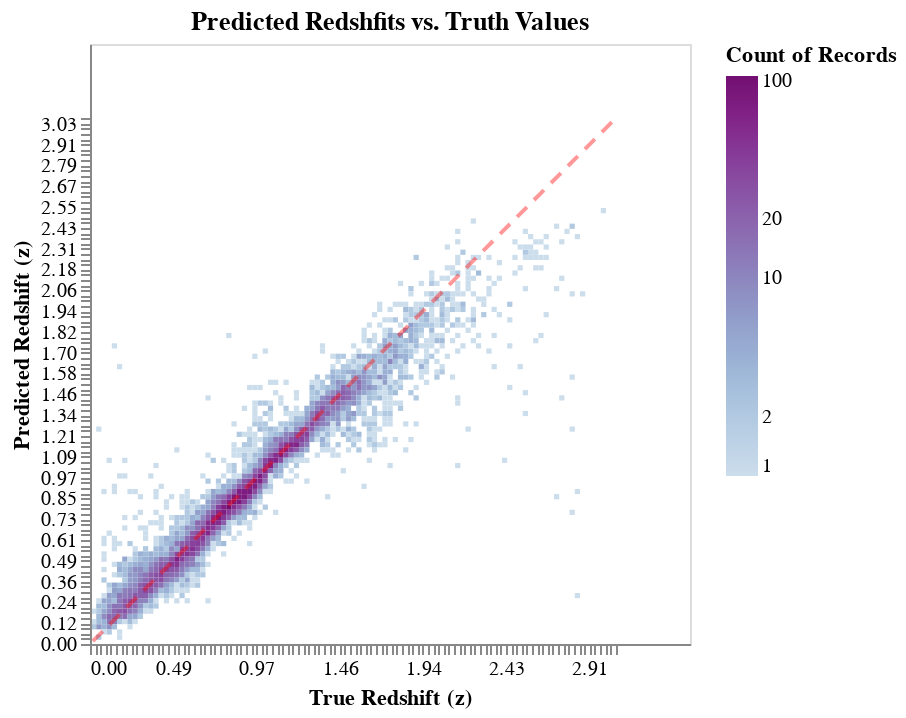

Source (notebook cell):
### Code cell
ml_pdfs = pz.randomForestTraining()
pz.predictionPlot(title="Predicted Redshfits vs. Truth Values")

### Figure 1 — Vega-Lite specification as saved in the notebook (floating-point values rounded to 4 significant figures; data arrays with more than 128 entries replaced by an {"elided": "..."} marker saying what was removed)
{"$schema": "https://vega.github.io/schema/vega-lite/v3.4.0.json", "config": {"mark": {"tooltip": null}, "view": {"height": 300, "width": 400}}, "datasets": {"data-83844df966602c79fcb01c433da76b87": [{"hor": 0.0163, "ver": 0.0163}, {"hor": 3.051, "ver": 3.051}], "data-c645340f94a8fc6d9e3f691d688d328e": {"elided": "9440 records"}}, "layer": [{"data": {"name": "data-c645340f94a8fc6d9e3f691d688d328e"}, "encoding": {"color": {"aggregate": "count", "field": "true_z", "scale": {"scheme": "bluepurple", "type": "log"}, "type": "quantitative"}, "x": {"axis": {"title": "True Redshift (z)"}, "bin": {"extent": [0.0163, 3.051], "step": 0.03035}, "field": "true_z", "type": "quantitative"}, "y": {"axis": {"title": "Predicted Redshift (z)"}, "bin": {"extent": [0.0163, 3.051], "step": 0.03035}, "field": "predicted", "type": "quantitative"}}, "height": 300, "mark": "rect", "title": "Predicted Redshfits vs. Truth Values", "width": 300}, {"data": {"name": "data-83844df966602c79fcb01c433da76b87"}, "encoding": {"x": {"field": "hor", "type": "quantitative"}, "y": {"field": "ver", "type": "quantitative"}}, "mark": {"color": "#FF0000", "opacity": 0.4, "strokeDash": [7, 5], "type": "line"}}]}
